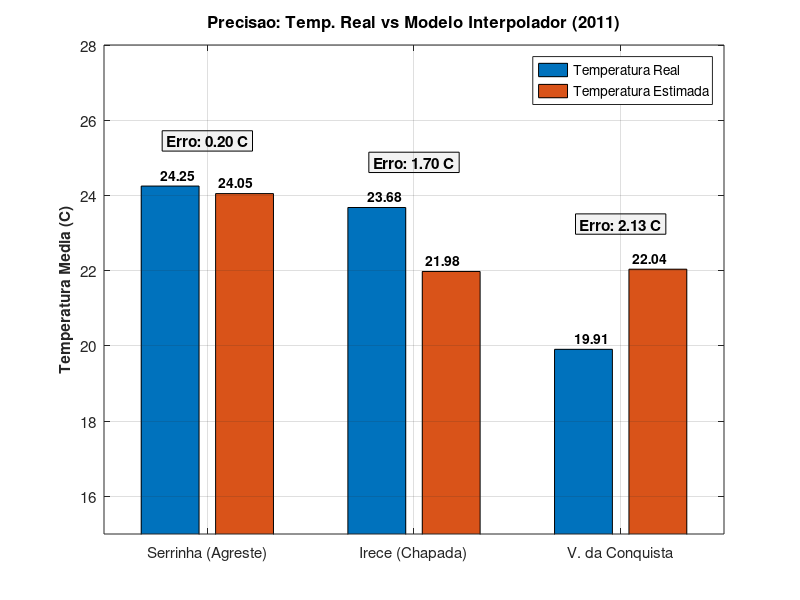

Here is the MATLAB script that generated this plot:
% =========================================================================
% Gráfico Analítico: Comparação entre Temperatura Real vs Estimada
% (VERSÃO COMPATÍVEL COM OCTAVE)
% =========================================================================
clear; clc; close all;

% 1. Cidades analisadas
cidades = {'Serrinha (Agreste)', 'Irece (Chapada)', 'V. da Conquista'};

% 2. Dados das Temperaturas (Baseado no Relatório - Ano 2011)
temp_real     = [24.25, 23.68, 19.91];
temp_estimada = [24.05, 21.98, 22.04];

% 3. Cálculo do erro absoluto
erro_absoluto = abs(temp_real - temp_estimada);

% 4. Configurando a janela da figura
figure('Name', 'Analise de Erro da Interpolacao');

% 5. Criando gráfico de barras agrupadas
dados_grafico = [temp_real', temp_estimada'];
b = bar(dados_grafico, 'grouped');

% Customizando as cores usando colormap (Compatível com Octave)
% Azul para Temperatura Real, Vermelho/Laranja para Estimada
colormap([0.15 0.35 0.55; 0.85 0.35 0.25]);

% 6. Customização estética do gráfico
set(gca, 'XTick', 1:3, 'XTickLabel', cidades, 'FontSize', 11);
title('Precisao: Temp. Real vs Modelo Interpolador (2011)', 'FontSize', 12, 'FontWeight', 'bold');
ylabel('Temperatura Media (C)', 'FontSize', 11, 'FontWeight', 'bold');
legend('Temperatura Real', 'Temperatura Estimada', 'Location', 'northeast');
grid on;

% Definindo limite do Eixo Y para melhorar a visualização e dar espaço para os textos
ylim([15, 28]);

% 7. Adicionando os rótulos numéricos no topo de cada barra (Método Manual para Octave)
% Offset é o deslocamento no eixo X das barras agrupadas
offset = [-0.14, 0.14];
for grupo = 1:3
    for barra = 1:2
        x_pos = grupo + offset(barra);
        y_pos = dados_grafico(grupo, barra);
        texto_valor = sprintf('%.2f', y_pos);
        text(x_pos, y_pos + 0.3, texto_valor, 'HorizontalAlignment', 'center', ...
             'FontSize', 10, 'FontWeight', 'bold');
    end
end

% 8. Adicionando balões de texto com o "Tamanho do Erro" acima do grupo
for i = 1:3
    x_pos = i;
    y_pos = max(temp_real(i), temp_estimada(i)) + 1.2; % Posição logo acima das barras
    texto_erro = sprintf('Erro: %.2f C', erro_absoluto(i));
    text(x_pos, y_pos, texto_erro, 'HorizontalAlignment', 'center', ...
         'BackgroundColor', [0.95 0.95 0.95], 'EdgeColor', 'black', ...
         'FontSize', 11, 'FontWeight', 'bold');
end
